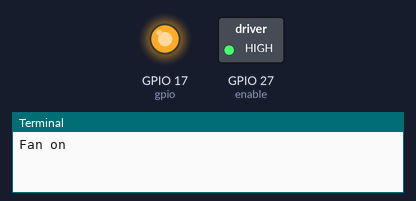
Recording of a program running on a simulated Raspberry Pi (BCM pin numbers). On the bench: switched loads named in the program (green lamp = pin HIGH), output pins drawn as LEDs (lit = HIGH), the last lines printed to the terminal. At 60.0 s the program stops and its outputs stay as they are.

Above: at 0.1 s.
At 60.1 s:
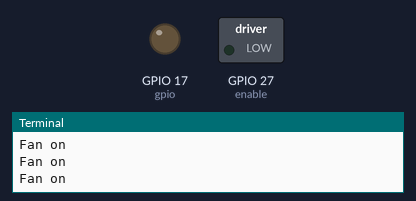
Timing chart, 0 to 61.5 s (numbered marks = the images above):
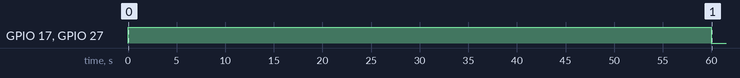

Measured:
- by itself, GPIO 17 (gpio), GPIO 27 (enable): LOW → HIGH at 0.00 s, → LOW 60.0 s later

The program:

on_fan.py
```python
def fan_on():
    import time
    import RPi.GPIO as GPIO

    gpio = 17
    enable = 27
    GPIO.setwarnings(False)
    GPIO.setmode(GPIO.BCM)

    # enabling the motor/enable pins
    GPIO.setup(gpio, GPIO.OUT)
    GPIO.setup(enable, GPIO.OUT)

    # Create a PWM object for the enable pin
    pwm = GPIO.PWM(enable, 100)
    pwm.start(100)
    fan_on = False
    counter = 60
    try:
        while counter:
            GPIO.output(gpio, GPIO.HIGH)
            print(f"Fan on")
            counter -= 1
            time.sleep(1)
    except KeyboardInterrupt:
        print("Program stopped via keyboard interrupt")
        GPIO.output(gpio, GPIO.LOW)
    finally:
        # resetting echo
        GPIO.output(gpio, GPIO.LOW)

if __name__ == "__main__":
    fan_on()
```
